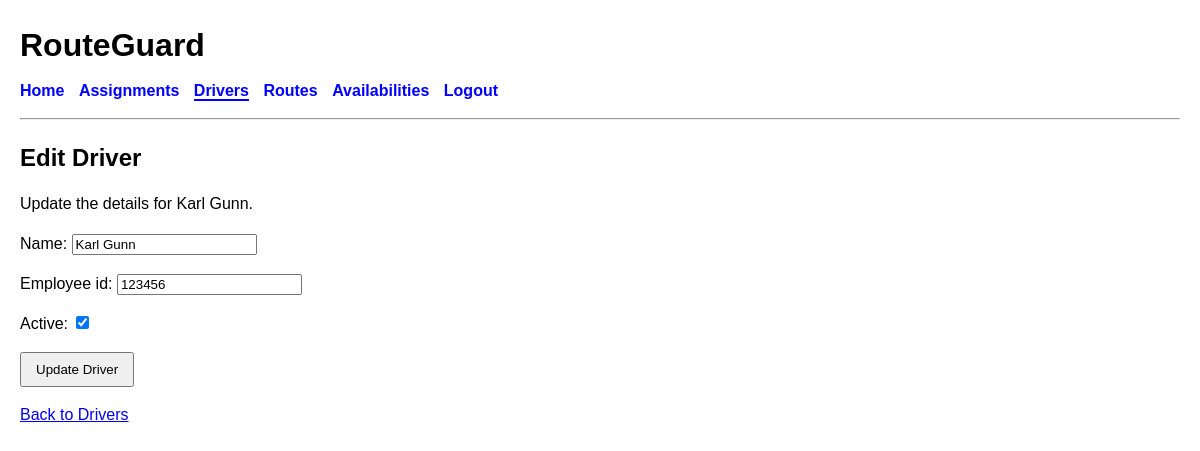
The app's page /drivers/1/edit/ (signed in) with its own data.
### planner/models.py (models this page shows, shortened)
class Driver(models.Model):
    name = models.CharField(max_length=100)
    employee_id = models.CharField(max_length=20, unique=True)
    active = models.BooleanField(default=True)

### planner/views.py (the view)
# urls.py: path("drivers/<int:driver_id>/edit/", views.edit_driver, name="edit_driver"),
@login_required
def edit_driver(request, driver_id):
    driver = get_object_or_404(Driver, id=driver_id)
    if request.method == "POST":
        form = DriverForm(request.POST, instance=driver)
        if form.is_valid():
            form.save()
            messages.success(request, "Driver updated successfully")
            return redirect("driver_list")
    else:
        form = DriverForm(instance=driver)
    return render(
        request,
        "planner/edit_driver.html",
        {"form": form, "driver": driver},
    )

### planner/forms.py
class DriverForm(forms.ModelForm):
    class Meta:
        model = Driver
        fields = ["name", "employee_id", "active"]

### planner/templates/planner/edit_driver.html (shortened to what this page needs)
{% extends "base.html" %}
{% block content %}
<h2>Edit Driver</h2>
<p>Update the details for {{ driver.name }}.</p>
<form method="post">
    {{ form.as_p }}
    <button type="submit">Update Driver</button>
</form>
<p><a href="{% url 'driver_list' %}">Back to Drivers</a></p>
{% endblock %}

### static/css/style.css (style rules this page uses)
body { font-family: Arial, sans-serif; margin: 20px; line-height: 1.5; }
h1, h2 { margin-bottom: 10px; }
button { padding: 8px 14px; cursor: pointer; }

### records on screen
Driver: name "Karl Gunn", employee_id "123456", active "☑"
